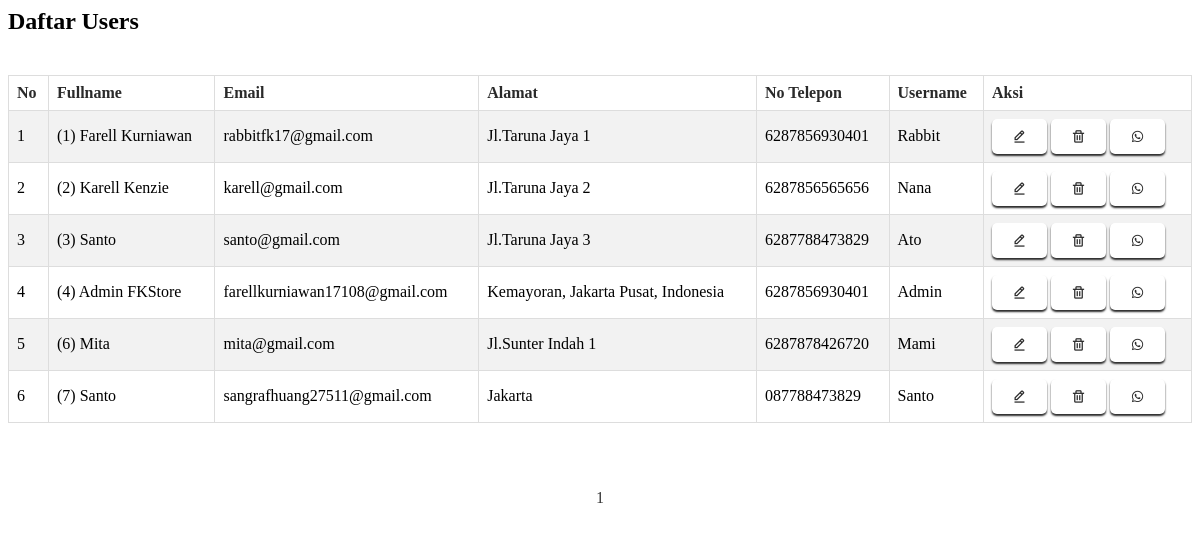
/admin/page/admin/user/user.php, run on the app's committed database.
### tables this page shows
CREATE TABLE `tbl_users` (
  `id_user` int(11) NOT NULL,
  `fullname` varchar(100) NOT NULL,
  `email` varchar(100) NOT NULL,
  `alamat` varchar(255) DEFAULT NULL,
  `nomor_telepon` varchar(20) DEFAULT NULL,
  `username` varchar(50) NOT NULL,
  `password` varchar(255) NOT NULL,
  `title` varchar(50) NOT NULL DEFAULT 'user'
);

### admin/page/admin/user/user.php (the view, shortened to what this page needs)
<link rel="stylesheet" href="https://unpkg.com/boxicons@2.1.4/css/boxicons.min.css">
<div id="box">
  <?php
  include 'koneksi/koneksi.php';
  $hal = isset($_GET['hal']) ? $_GET['hal'] : 1;
  $batas = 10;
  $posisi = ($hal - 1) * $batas;
  $query = $conn->prepare("SELECT * FROM tbl_users LIMIT $posisi, $batas");
  $query->execute();
  $data = $query->fetchAll();
  ?>
  <h2>Daftar Users</h2>
  <div style="overflow-x: auto;">
    <table class="table-news">
      <tr>
        <th>No</th>
        <th>Fullname</th>
        <th>Email</th>
        <th>Alamat</th>
        <th>No Telepon</th>
        <th>Username</th>
        <th>Aksi</th>
      </tr>
      <?php
      $no = $posisi + 1;
      foreach ($data as $value): ?>
        <tr>
          <td style="white-space: nowrap;"><?php echo $no; ?></td>
          <td style="white-space: nowrap;"><?php echo "(" . $value['id_user'] . ") " . $value['fullname'] ?></td>
          <td style="white-space: nowrap;"><?php echo $value['email'] ?></td>
          <td><?php echo $value['alamat'] ?></td>
          <td style="white-space: nowrap;"><?php echo $value['nomor_telepon'] ?></td>
          <td style="white-space: nowrap;"><?php echo $value['username'] ?></td>
          <td style="white-space: nowrap;">
            <a class="tombol-biru" href="?page=user_edit&id=<?php echo $value['id_user']; ?>"><i
                class='bx bx-edit-alt'></i>
            </a>
            <a class="tombol-merah" href="?page=user_hapus&id=<?php echo $value['id_user']; ?>"><i
                class='bx bx-trash'></i>
            </a>
            <a class="tombol-hijau" href="https://wa.me/<?php echo $value['nomor_telepon']; ?>?text=Hallo%20Kami%20Dari%20FkStore.%20Kami%20Sangat%20Terhormat%20Memiliki%20Customer%20Seperti%20Anda."><i
                class='bx bxl-whatsapp'></i>
            </a>
          </td>
        </tr>
        <?php
        $no++;
      endforeach;
      ?>
    </table>
  </div>
  <br>
  <?php
  $semua = $conn->prepare("SELECT * FROM tbl_users");
  $semua->execute();
  $jmldata = $semua->rowCount();
  $jmlhal = ceil($jmldata / $batas);
  echo "<div class='paging'>";
  for ($i = 1; $i <= $jmlhal; $i++) {
    if ($i == $hal) {
      echo "<span class='current'>$i</span>";
    } else {
      echo "<span><a href='?page=user&hal=$i'>$i</a></span>";
    }
  }
  echo "</div>";
  ?>
</div>

### admin/page/admin/user/user.php (style rules this page uses)
.table-news { width: 100%; border-collapse: collapse; margin: 20px 0; }
.table-news th, .table-news td { border: 1px solid #ddd; padding: 8px; text-align: left; }
.table-news th { color: #2a2a2a; }
.table-news tr:nth-child(even) { background-color: #f2f2f2; }
.tombol-biru, .tombol-merah, .tombol-hijau { background-color: #fff; font-size: 15px; color: #2a2a2a; padding: 10px 20px; text-decoration: none; border-radius: 5px; transition: background-color 0.3s, transform 0.3s; display: inline-block; font-weight: bold; box-shadow: 0 2px 2px #2a2a2a; }
.paging { margin-top: 20px; text-align: center; }
.paging span, .paging a { display: inline-block; padding: 6px 12px; margin: 2px; border-radius: 4px; cursor: pointer; text-decoration: none; color: #333; }
#box { animation: fadeIn 0.5s ease; }

### data on the page
tbl_users: id_user "1", fullname "Farell Kurniawan", email "rabbitfk17@gmail.com", alamat "Jl.Taruna Jaya 1", nomor_telepon "6287856930401", username "Rabbit"
tbl_users: id_user "2", fullname "Karell Kenzie", email "karell@gmail.com", alamat "Jl.Taruna Jaya 2", nomor_telepon "6287856565656", username "Nana"
tbl_users: id_user "3", fullname "Santo", email "santo@gmail.com", alamat "Jl.Taruna Jaya 3", nomor_telepon "6287788473829", username "Ato"
tbl_users: id_user "4", fullname "Admin FKStore", email "farellkurniawan17108@gmail.com", alamat "Kemayoran, Jakarta Pusat, Indonesia", nomor_telepon "6287856930401", username "Admin"
tbl_users: id_user "6", fullname "Mita", email "mita@gmail.com", alamat "Jl.Sunter Indah 1", nomor_telepon "6287878426720", username "Mami"
tbl_users: id_user "7", fullname "Santo", email "sangrafhuang27511@gmail.com", alamat "Jakarta", nomor_telepon "087788473829", username "Santo"
